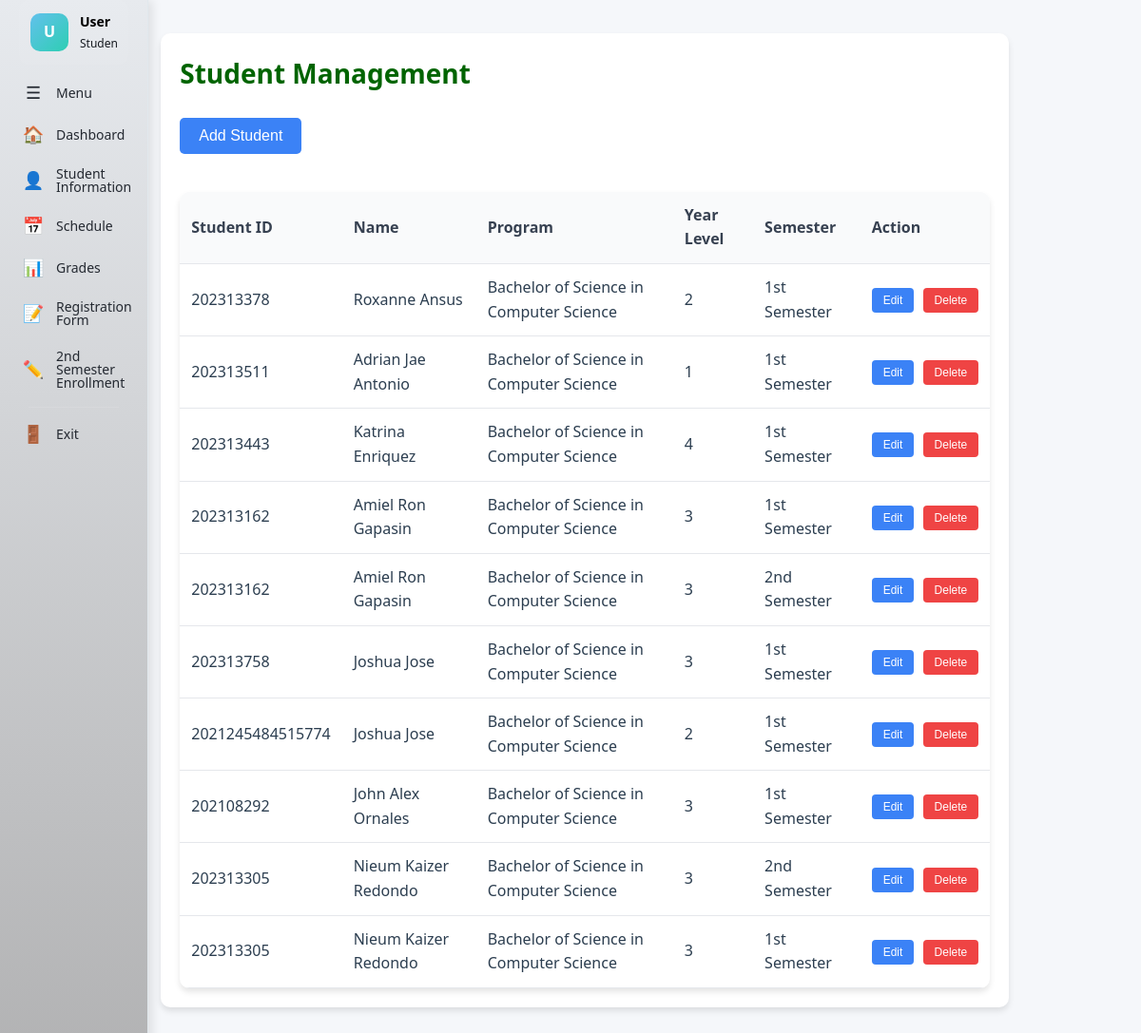
The app's page /Student-Portal-Enrollment-Schedule/student-management.php with its own data.
### tables this page shows
CREATE TABLE `enrollment_data` (
  `EnrollmentId` int(11) NOT NULL,
  `StudentId` varchar(50) NOT NULL,
  `ProgramId` varchar(50) NOT NULL,
  `YearLevel` varchar(20) NOT NULL,
  `Semester` varchar(20) NOT NULL,
  `CreatedAt` timestamp NOT NULL DEFAULT current_timestamp(),
  `UpdatedAt` timestamp NOT NULL DEFAULT current_timestamp() ON UPDATE current_timestamp(),
  `EnrollmentStatus` varchar(20) DEFAULT 'Active' COMMENT 'Active, Dropped, etc',
  `StudentType` varchar(20) DEFAULT 'Regular' COMMENT 'Regular, Irregular',
  `TotalUnits` int(11) DEFAULT 0,
  `TotalFee` decimal(10,2) DEFAULT 0.00,
  `FeePerUnit` decimal(10,2) DEFAULT 500.00,
  `IrregularFee` decimal(10,2) DEFAULT 0.00,
  `MiscFee` decimal(10,2) DEFAULT 0.00
);

CREATE TABLE `student_data` (
  `StudentId` varchar(50) NOT NULL,
  `FirstName` varchar(100) NOT NULL,
  `MiddleName` varchar(100) DEFAULT NULL,
  `LastName` varchar(100) NOT NULL,
  `Major` varchar(255) DEFAULT NULL,
  `DateOfBirth` date NOT NULL,
  `Sex` enum('Male','Female','Other') NOT NULL,
  `Citizenship` varchar(100) NOT NULL,
  `ContactNumber` varchar(20) NOT NULL,
  `StreetName` varchar(255) NOT NULL,
  `Barangay` varchar(255) NOT NULL,
  `Province` varchar(255) NOT NULL,
  `Municipality` varchar(255) NOT NULL,
  `CivilStatus` enum('Single','Married','Widowed','Legally Separated') NOT NULL,
  `Religion` varchar(100) DEFAULT NULL,
  `Email` varchar(255) NOT NULL,
  `GuardianName` varchar(255) DEFAULT NULL,
  `GuardianContact` varchar(20) DEFAULT NULL,
  `FatherName` varchar(255) DEFAULT NULL,
  `FatherOccupation` varchar(255) DEFAULT NULL,
  `MotherName` varchar(255) DEFAULT NULL,
  `MotherOccupation` varchar(255) DEFAULT NULL,
  `CreatedAt` timestamp NOT NULL DEFAULT current_timestamp(),
  `UpdatedAt` timestamp NOT NULL DEFAULT current_timestamp() ON UPDATE current_timestamp()
);

CREATE TABLE `program_data` (
  `ProgramId` varchar(50) NOT NULL,
  `ProgramName` varchar(255) NOT NULL,
  `CreatedAt` timestamp NOT NULL DEFAULT current_timestamp(),
  `UpdatedAt` timestamp NOT NULL DEFAULT current_timestamp() ON UPDATE current_timestamp()
);

### Student-Portal-Enrollment-Schedule/database/db_config.php (called while the page is built, shortened)
<?php
function getDBConnection() {
    static $conn = null;
    if ($conn === null) {
        $conn = new mysqli(DB_HOST, DB_USER, DB_PASS, DB_NAME);
        $conn->set_charset(DB_CHARSET);
    }
    return $conn;
}
function executeQuery($sql, $params = [], $types = '', &$errorMessage = null) {
    $conn = getDBConnection();
    try {
        $stmt = $conn->prepare($sql);
        if (!$stmt->execute()) {
            $errMsg = "Execute failed: " . $stmt->error;
            if ($errorMessage !== null) $errorMessage = $errMsg;
            error_log("executeQuery Execute Error: " . $errMsg . " | SQL: " . $sql);
            $stmt->close();
            return false;
        }
        if (stripos(trim($sql), 'SELECT') === 0) {
            $result = $stmt->get_result();
            $data = [];
            while ($row = $result->fetch_assoc()) {
                $data[] = $row;
            }
            return $data;
        }
        return true;
    } catch (Exception $e) {
        $errMsg = "Exception: " . $e->getMessage();
        if ($errorMessage !== null) $errorMessage = $errMsg;
        error_log("executeQuery Exception: " . $errMsg);
        return false;
    }
}
?>

### Student-Portal-Enrollment-Schedule/student-management.php (the view, shortened to what this page needs)
<?php
require_once 'database/db_config.php';
$enrolledStudents = [];
try {
    $sql = "SELECT e.StudentId, s.FirstName, s.LastName, p.ProgramName, e.YearLevel, e.Semester
            FROM enrollment_data e
            JOIN student_data s ON e.StudentId = s.StudentId
            JOIN program_data p ON e.ProgramId = p.ProgramId
            ORDER BY s.LastName ASC, s.FirstName ASC";
    $enrolledStudents = executeQuery($sql) ?: [];
} catch (Exception $e) {
}
?>
<!DOCTYPE html>
<html lang="en">
<head>
    <link rel="stylesheet" href="css/management.css">
</head>
<body>
    <?php include 'sidebar.php'; ?>
    <div class="management-content">
        <div class="management-area">
            <div class="student-management-container">
                <h1>Student Management</h1>
                <button class="student-management-btn-add" onclick="openModal()">Add Student</button>
                <table class="student-management-table">
                    <thead>
                        <tr>
                            <th>Student ID</th>
                            <th>Name</th>
                            <th>Program</th>
                            <th>Year Level</th>
                            <th>Semester</th>
                            <th>Action</th>
                        </tr>
                    </thead>
                    <tbody>
                        <?php if (empty($enrolledStudents)): ?>
                            <tr>
                                <td colspan="6" style="text-align: center;">No enrolled students found.</td>
                            </tr>
                        <?php else: ?>
                            <?php foreach ($enrolledStudents as $student): ?>
                                <tr>
                                    <td><?php echo htmlspecialchars($student['StudentId']); ?></td>
                                    <td><?php echo htmlspecialchars($student['FirstName'] . ' ' . $student['LastName']); ?></td>
                                    <td><?php echo htmlspecialchars($student['ProgramName']); ?></td>
                                    <td><?php echo htmlspecialchars($student['YearLevel']); ?></td>
                                    <td><?php echo htmlspecialchars($student['Semester']); ?></td>
                                    <td class="student-management-action-cell">
                                        <button class="student-management-btn-edit" onclick="editStudent('<?php echo htmlspecialchars($student['StudentId']); ?>')">Edit</button>
                                        <button class="student-management-btn-delete" onclick="deleteStudent('<?php echo htmlspecialchars($student['StudentId']); ?>')">Delete</button>
                                    </td>
                                </tr>
                            <?php endforeach; ?>
                        <?php endif; ?>
                    </tbody>
                </table>
            </div>
        </div>
    </div>
</body>
</html>

### Student-Portal-Enrollment-Schedule/css/management.css (style rules this page uses)
* { margin: 0; padding: 0; box-sizing: border-box; }
:root { --primary-green: #006400; --primary-green-dark: #004d00; --primary-green-light: #28a745; --accent-light: #90EE90; --bg-main: #f5f7fa; --bg-card: #ffffff; --text-primary: #2c3e50; --text-secondary: #6c757d; --border-color: #e1e8ed; --shadow-sm: 0 2px 4px rgba(0, 0, 0, 0.08); --shadow-md: 0 4px 12px rgba(0, 0, 0, 0.1); --shadow-lg: 0 8px 24px rgba(0, 0, 0, 0.12); --transition: all 0.3s cubic-bezier(0.4, 0, 0.2, 1); }
body { font-family: 'Segoe UI', Tahoma, Geneva, Verdana, sans-serif; background-color: var(--bg-main); color: var(--text-primary); line-height: 1.6; width: 100vw; }
.management-content { width: calc(100% - 260px); padding: 0 24px 80px 0; min-height: calc(100vh - 128px); transition: var(--transition); background-color: var(--bg-main); }
.management-content h1, .management-content h2 { color: var(--primary-green); margin-bottom: 24px; font-weight: 700; }
.management-content h1 { font-size: 28px; }
.management-area { width: calc(100%); margin-top: 3px; padding: 32px 24px 80px 0; background-color: var(--bg-main); min-height: calc(100vh - 128px); transition: var(--transition); }
.student-management-container { background: white; border-radius: 10px; box-shadow: 0 4px 6px rgba(0, 0, 0, 0.1); padding: 20px; margin-bottom: 20px; }
.student-management-table { width: 100%; border-collapse: collapse; margin-top: 20px; background: white; border-radius: 10px; overflow: hidden; box-shadow: 0 4px 6px rgba(0, 0, 0, 0.1); }
.student-management-table th, .student-management-table td { padding: 12px; text-align: left; border-bottom: 1px solid #e5e7eb; }
.student-management-table th { background: #f9fafb; font-weight: 600; color: #374151; }
.student-management-action-cell { white-space: nowrap; }
.student-management-btn-add { background: #3b82f6; color: white; padding: 10px 20px; border: none; border-radius: 5px; cursor: pointer; font-size: 16px; margin-bottom: 20px; }
.student-management-btn-edit { background: #3b82f6; color: white; padding: 6px 12px; border: none; border-radius: 4px; cursor: pointer; font-size: 12px; margin-right: 5px; }
.student-management-btn-delete { background: #ef4444; color: white; padding: 6px 12px; border: none; border-radius: 4px; cursor: pointer; font-size: 12px; }

### Student-Portal-Enrollment-Schedule/sidebar.php (style rules this page uses)
.management-content, .management-area { margin-left: 8%; transition: margin-left 0.3s ease; }

### records on screen
enrollment_data: StudentId "202313378", StudentId.LastName "Roxanne Ansus", ProgramId.ProgramName "Bachelor of Science in Computer Science", YearLevel "2", Semester "1st Semester"
enrollment_data: StudentId "202313511", StudentId.LastName "Adrian Jae Antonio", ProgramId.ProgramName "Bachelor of Science in Computer Science", YearLevel "1", Semester "1st Semester"
enrollment_data: StudentId "202313443", StudentId.LastName "Katrina Enriquez", ProgramId.ProgramName "Bachelor of Science in Computer Science", YearLevel "4", Semester "1st Semester"
enrollment_data: StudentId "202313162", StudentId.LastName "Amiel Ron Gapasin", ProgramId.ProgramName "Bachelor of Science in Computer Science", YearLevel "3", Semester "1st Semester"
enrollment_data: StudentId "202313162", StudentId.LastName "Amiel Ron Gapasin", ProgramId.ProgramName "Bachelor of Science in Computer Science", YearLevel "3", Semester "2nd Semester"
enrollment_data: StudentId "202313758", StudentId.LastName "Joshua Jose", ProgramId.ProgramName "Bachelor of Science in Computer Science", YearLevel "3", Semester "1st Semester"
enrollment_data: StudentId "2021245484515774", StudentId.LastName "Joshua Jose", ProgramId.ProgramName "Bachelor of Science in Computer Science", YearLevel "2", Semester "1st Semester"
enrollment_data: StudentId "202108292", StudentId.LastName "John Alex Ornales", ProgramId.ProgramName "Bachelor of Science in Computer Science", YearLevel "3", Semester "1st Semester"
enrollment_data: StudentId "202313305", StudentId.LastName "Nieum Kaizer Redondo", ProgramId.ProgramName "Bachelor of Science in Computer Science", YearLevel "3", Semester "2nd Semester"
enrollment_data: StudentId "202313305", StudentId.LastName "Nieum Kaizer Redondo", ProgramId.ProgramName "Bachelor of Science in Computer Science", YearLevel "3", Semester "1st Semester"

### other values on screen
$userInitial "U"
$userName "User"
